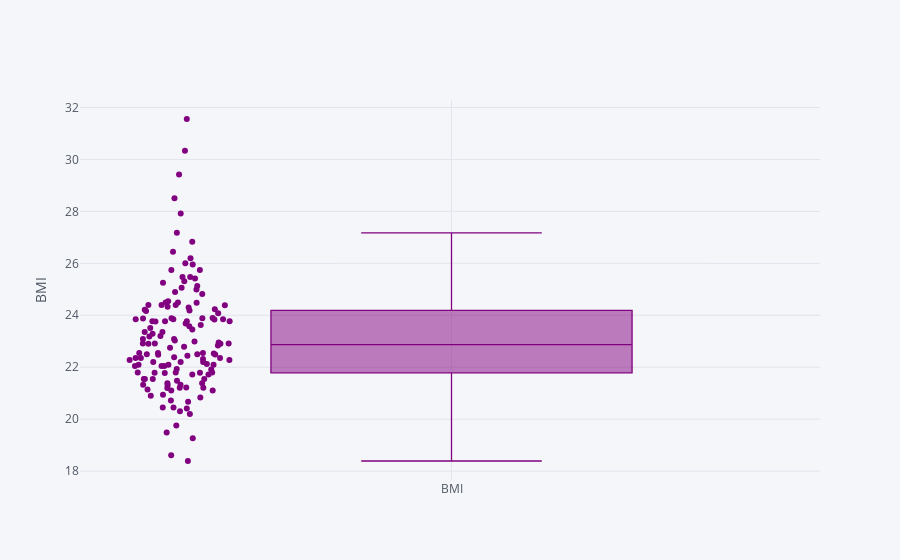

The notebook cell this image was saved under:
### Code cell
# BMI
wnba['BMI'].iplot(kind='box', boxpoints='all', color='purple', yTitle='BMI')

### Figure 1 — Plotly figure (JSON) as saved in the notebook; plotly's stock layout.template omitted (floating-point values rounded to 4 significant figures; data arrays with more than 128 entries replaced by an {"elided": "..."} marker saying what was removed)
{"data": [{"boxpoints": "all", "line": {"width": 1.3}, "marker": {"color": "rgba(128, 0, 128, 1.0)"}, "name": "BMI", "orientation": "v", "type": "box", "y": {"elided": "142 float values"}}], "layout": {"legend": {"bgcolor": "#F5F6F9", "font": {"color": "#4D5663"}}, "paper_bgcolor": "#F5F6F9", "plot_bgcolor": "#F5F6F9", "title": {"font": {"color": "#4D5663"}}, "xaxis": {"gridcolor": "#E1E5ED", "showgrid": true, "tickfont": {"color": "#4D5663"}, "title": {"font": {"color": "#4D5663"}, "text": ""}, "zerolinecolor": "#E1E5ED"}, "yaxis": {"gridcolor": "#E1E5ED", "showgrid": true, "tickfont": {"color": "#4D5663"}, "title": {"font": {"color": "#4D5663"}, "text": "BMI"}, "zerolinecolor": "#E1E5ED"}}}
